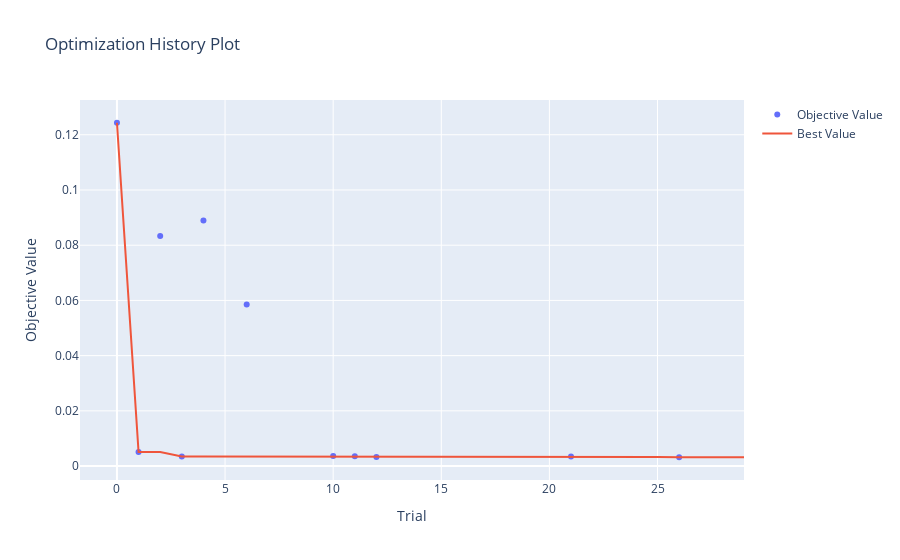

The notebook cell saved with this chart:
### Code cell
optuna.visualization.plot_optimization_history(study_lgb)

### Figure 1 — Plotly figure (JSON) as saved in the notebook; plotly's stock layout.template omitted (floating-point values rounded to 4 significant figures)
{"data": [{"mode": "markers", "name": "Objective Value", "type": "scatter", "x": [0, 1, 2, 3, 4, 6, 10, 11, 12, 21, 26], "y": [0.1244, 0.005083, 0.08333, 0.003494, 0.08891, 0.05854, 0.00362, 0.003514, 0.003268, 0.003457, 0.003197]}, {"mode": "lines", "name": "Best Value", "type": "scatter", "x": [0, 1, 2, 3, 4, 5, 6, 7, 8, 9, 10, 11, 12, 13, 14, 15, 16, 17, 18, 19, 20, 21, 22, 23, 24, 25, 26, 27, 28, 29], "y": [0.1244, 0.005083, 0.005083, 0.003494, 0.003494, 0.003494, 0.003494, 0.003494, 0.003494, 0.003494, 0.003494, 0.003494, 0.003268, 0.003268, 0.003268, 0.003268, 0.003268, 0.003268, 0.003268, 0.003268, 0.003268, 0.003268, 0.003268, 0.003268, 0.003268, 0.003268, 0.003197, 0.003197, 0.003197, 0.003197]}, {"marker": {"color": "#cccccc"}, "mode": "markers", "name": "Infeasible Trial", "showlegend": false, "type": "scatter", "x": [], "y": []}], "layout": {"title": {"text": "Optimization History Plot"}, "xaxis": {"title": {"text": "Trial"}}, "yaxis": {"title": {"text": "Objective Value"}}}}
